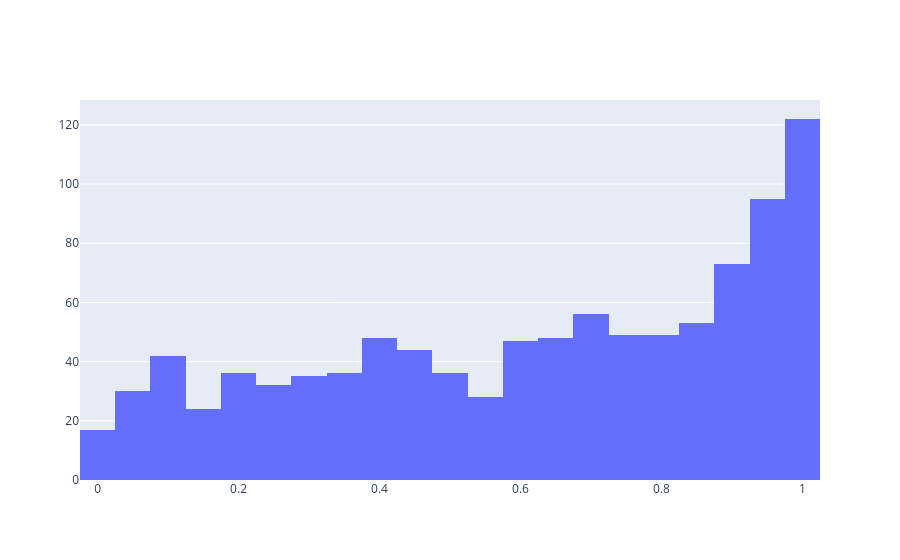

Here is the notebook cell this chart was saved with:
### Code cell
import numpy as np
import plotly.graph_objects as go
i = np.random.uniform(0,np.pi/2, 1000)
sini = np.sin(i)

fig = go.Figure()
fig.add_trace(go.Histogram(x=sini, name='sini'))

### Figure 1 — Plotly figure (JSON) as saved in the notebook; plotly's stock layout.template omitted (floating-point values rounded to 4 significant figures; data arrays with more than 128 entries replaced by an {"elided": "..."} marker saying what was removed)
{"data": [{"name": "sini", "type": "histogram", "x": {"elided": "1000 float values"}}], "layout": {}}
